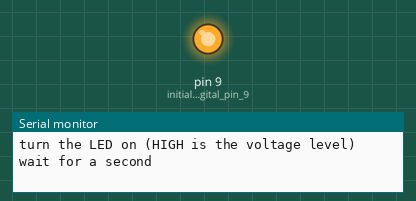
This program was run on a simulated Arduino Uno, built with avr-gcc and run on an emulated ATmega328P. Shown: output pins drawn as LEDs (lit = HIGH), the last lines printed to the serial monitor.

Above: at 1.5 s.
At 3.5 s:
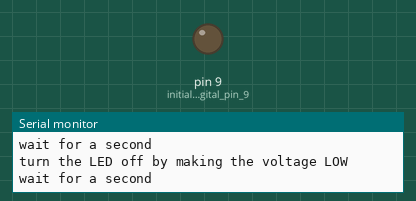
Timing chart, 0 to 5.2 s (numbered marks = the images above):
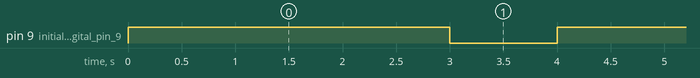

Measured:
- by itself, pin 9 (initialize_digital_pin_9): alternates HIGH for 3.0 s and LOW for 1.0 s

The program:

main.cpp
```cpp
#include <Arduino.h>

void setup()
{
  pinMode(9, OUTPUT);// initialize digital pin 9 as an output.

  Serial.print("Hello, World!\r\nArduino Forever");
}

void loop() // the loop function runs over and over again forever
{
  Serial.begin(9600);

  Serial.println("turn the LED on (HIGH is the voltage level)");
  digitalWrite(9, HIGH); // turn the LED on (HIGH is the voltage level)

  Serial.println("wait for a second");
  delay(3000); // wait for a second

  Serial.println("turn the LED off by making the voltage LOW");
  digitalWrite(9, LOW); // turn the LED off by making the voltage LOW

  Serial.println("wait for a second");
  delay(1000); // wait for a second

  Serial.end();
}
```
